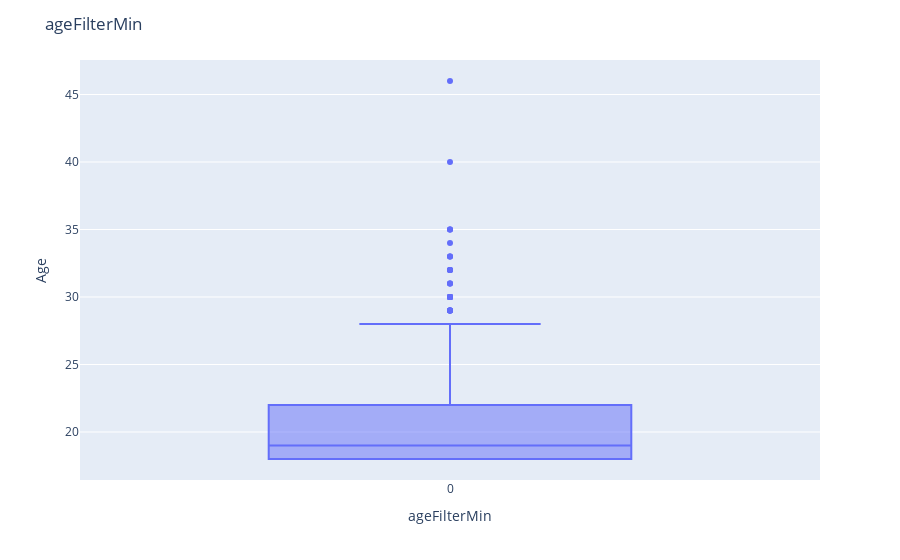

The cell this chart's notebook holds for it:
### Code cell
# Get statistics for ageFilterMin
cursor = tinder.find({}, {'user.ageFilterMin': 1})

ageFilterMin = []
for user in list(cursor):
    ageFilterMin.append(user['user']['ageFilterMin'])
    
ageFilterMin = np.array(ageFilterMin)
print(f"ageFilterMin\n\nmean: {ageFilterMin.mean()}\nmax: {ageFilterMin.max()}\nmin: {ageFilterMin.min()}\nstd: {ageFilterMin.std()}\nmedian: {np.median(ageFilterMin)}")

# Show boxplot to show distribution
fig = px.box(ageFilterMin)
fig.update_layout(title="ageFilterMin", xaxis_title="ageFilterMin", yaxis_title="Age")
fig.show()

### Figure 1 — Plotly figure (JSON) as saved in the notebook; plotly's stock layout.template omitted (floating-point values rounded to 4 significant figures; data arrays with more than 128 entries replaced by an {"elided": "..."} marker saying what was removed)
{"data": [{"alignmentgroup": "True", "hovertemplate": "variable=%{x}<br>value=%{y}<extra></extra>", "legendgroup": "", "marker": {"color": "#636efa"}, "name": "", "notched": false, "offsetgroup": "", "orientation": "v", "showlegend": false, "type": "box", "x": {"elided": "1209 str values"}, "x0": " ", "xaxis": "x", "y": {"elided": "1209 int values"}, "y0": " ", "yaxis": "y"}], "layout": {"boxmode": "group", "legend": {"tracegroupgap": 0}, "margin": {"t": 60}, "title": {"text": "ageFilterMin"}, "xaxis": {"anchor": "y", "domain": [0, 1], "title": {"text": "ageFilterMin"}}, "yaxis": {"anchor": "x", "domain": [0, 1], "title": {"text": "Age"}}}}
